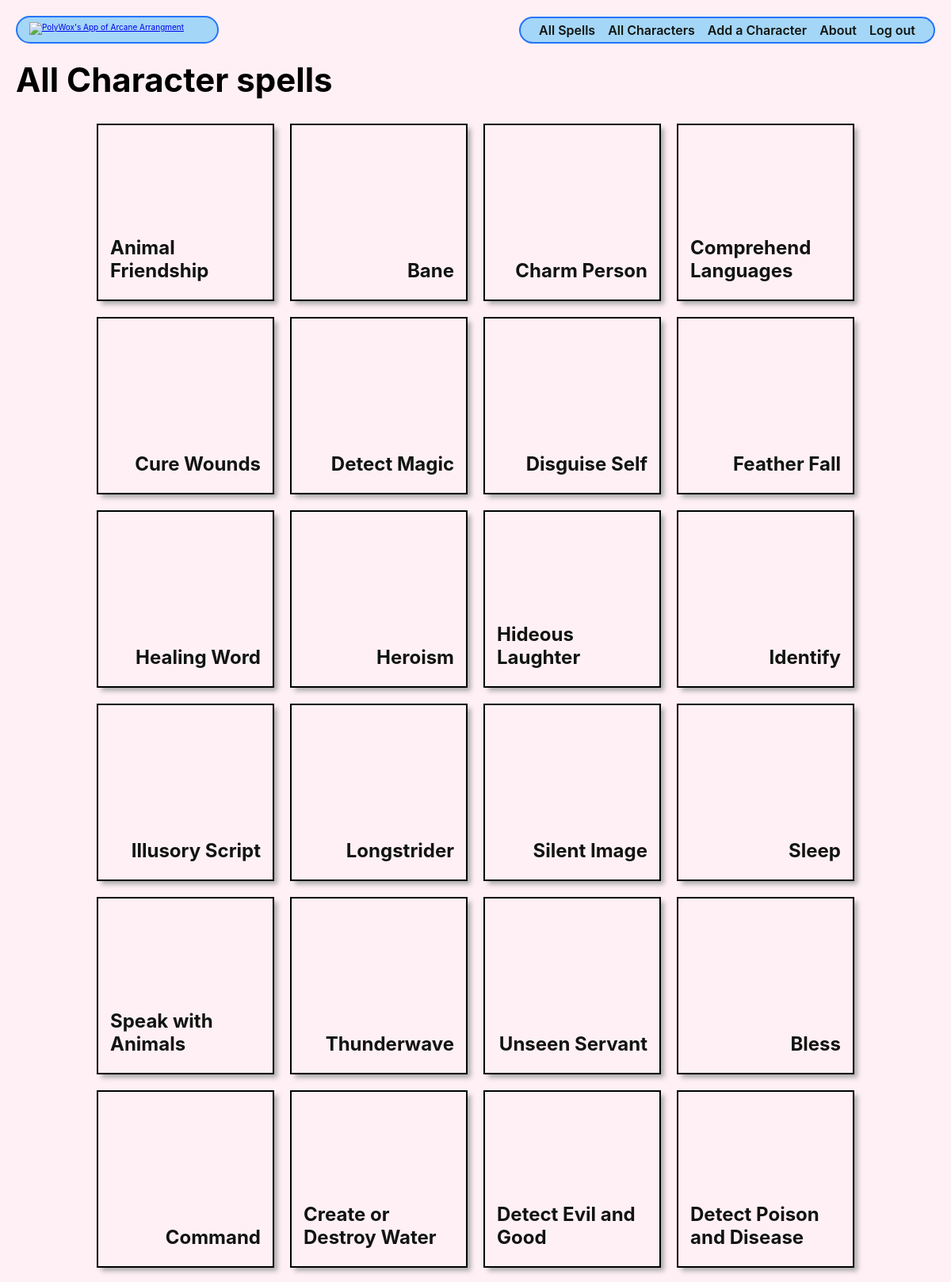
Screenshot of /spells/ (signed in, upper part) with the database file from the repository.
### main_app/models.py (models this page shows, shortened)
class Spell(models.Model):
  name = models.CharField(max_length=250)
  url = models.CharField(max_length=250)

### main_app/views.py (the view)
# urls.py: path('spells/', views.SpellList.as_view(), name='spells_index'),
class SpellList(LoginRequiredMixin ,ListView):
  model = Spell
  fields = ['name']

### main_app/templates/main_app/spell_list.html (shortened to what this page needs)
{% extends 'base.html' %}
{% load static %}
{% block head %}
<link
  rel="stylesheet"
  type="text/css"
  href="{% static 'css/spell-index.css' %}"
/>
{% endblock %}
{% block content %}
<section class="page-header">
  <h1>All Character spells</h1>
</section>
<section class="card-container">
  {% for spell in spell_list %}
  <div class="card" >
    <div class="card-bg" ></div>
    <a href="{% url 'spells_detail' spell.id %}">
      <div class="card-content">
        <h2>{{ spell.name }}</h2>
      </div>
    </a>
  </div>
  {% endfor %}
</section>
{% endblock %}

### main_app/static/css/base.css (style rules this page uses)
html { box-sizing: border-box }
*, *::before, *::after { box-sizing: inherit; }
:root { font-size: 62.5% }
body { margin: 0; display: flex; flex-direction: column; align-items: center; font-family: -apple-system, BlinkMacSystemFont, 'Segoe UI', 'Roboto', 'Oxygen', 'Ubuntu', 'Cantarell', 'Fira Sans', 'Droid Sans', 'Helvetica Neue', sans-serif; min-height: 100vh; --nav-bg: rgba(104, 197, 248, .7); --nav-bg-ff: rgba(104, 197, 248, .9); --borders: rgb(36, 116, 248) solid 2px; --text-color: rgb(17, 20, 17); --link-hover-color: rgb(16, 56, 158); --button-bg: rgb(245, 245, 245); --button-bg-hover: rgb(226, 226, 226); --submit: rgb(26, 128, 0); --warn: rgb(255, 102, 0); --danger: rgb(220, 20, 30); --secondary: rgb(57, 57, 57); --card-box-shadow: 5px 5px 6px -1px #AAA; --font-xtreme: 4.2rem; --font-xxl: 3.6rem; --font-xl: 2.4rem; --font-l: 1.8rem; --font-reg: 1.6rem; --card-border-radius: 6px; }
.page-header { display: flex; align-items: center; margin: 20px; }
.page-header h1 { font-size: var(--font-xxl); margin: 0; }
@media only screen and (min-width: 768px) { .page-header h1 { font-size: var(--font-xtreme); } }
body { background-color: lavenderblush; }

### main_app/static/css/spell-index.css (style rules this page uses)
.card-container { padding: 0 40px; display: flex; justify-content: center; flex-wrap: wrap; }
.card { width: 224px; height: 224px; margin: 10px; border: solid 2px; box-shadow: var(--card-box-shadow); position: relative; }
.card-bg { opacity: .4; position: absolute; display: inline-flex; top: 0; left: 0; width: 100%; height: 100%; }
.card-content { padding: 15px; height: 100%; width: 100%; display: flex; align-items: flex-end; justify-content: flex-end; flex-direction: column; }
.card > a { position: absolute; top: 0; left: 0; width: 100%; height: 100%; display: inline-block; text-decoration: none; color: var(--text-color); }
.card h2 { margin: 7px 0; font-size: var(--font-xl); }

### rows the page displays
Spell: name "Animal Friendship"
Spell: name "Bane"
Spell: name "Charm Person"
Spell: name "Comprehend Languages"
Spell: name "Cure Wounds"
Spell: name "Detect Magic"
Spell: name "Disguise Self"
Spell: name "Feather Fall"
Spell: name "Healing Word"
Spell: name "Heroism"
Spell: name "Hideous Laughter"
Spell: name "Identify"
Spell: name "Illusory Script"
Spell: name "Longstrider"
Spell: name "Silent Image"
Spell: name "Sleep"
Spell: name "Speak with Animals"
Spell: name "Thunderwave"
Spell: name "Unseen Servant"
Spell: name "Bless"
Spell: name "Command"
Spell: name "Create or Destroy Water"
Spell: name "Detect Evil and Good"
Spell: name "Detect Poison and Disease"
